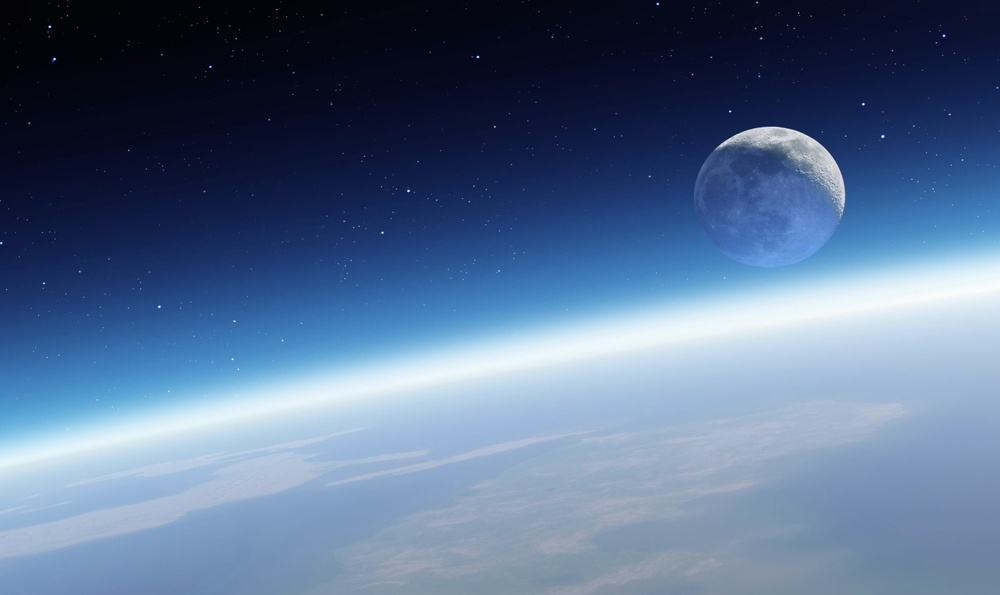
#> input picture test.jpg, 1000 x 595 px, shrunk from 1640 x 976 before the run
$ python test01.py   (Python 2 division)
#> lines starting #> are read from the running program, lines starting #| are printed output that depends on the picture
#!/usr/bin/env python
# coding=utf-8
import cv2
import numpy as np
from matplotlib import pyplot as plt
img = cv2.imread('test.jpg')
#> img is the input picture: shape (595, 1000, 3); mean B, G, R 142.5, 109.6, 86.8
print img.shape
#| (595, 1000, 3)
b,g,r = cv2.split(img)
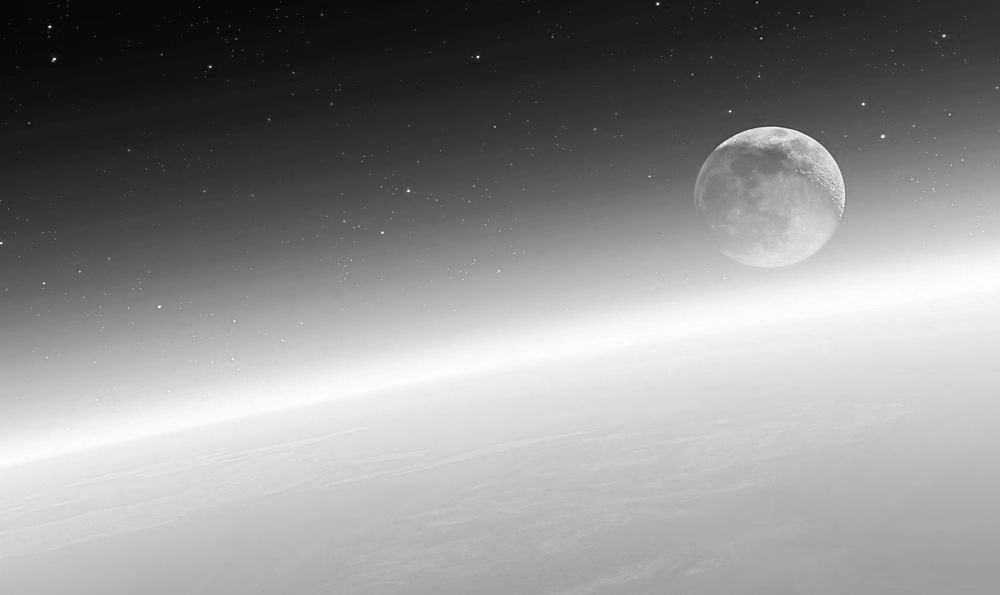
#> b: shape (595, 1000); min 2, max 255, mean 142.5
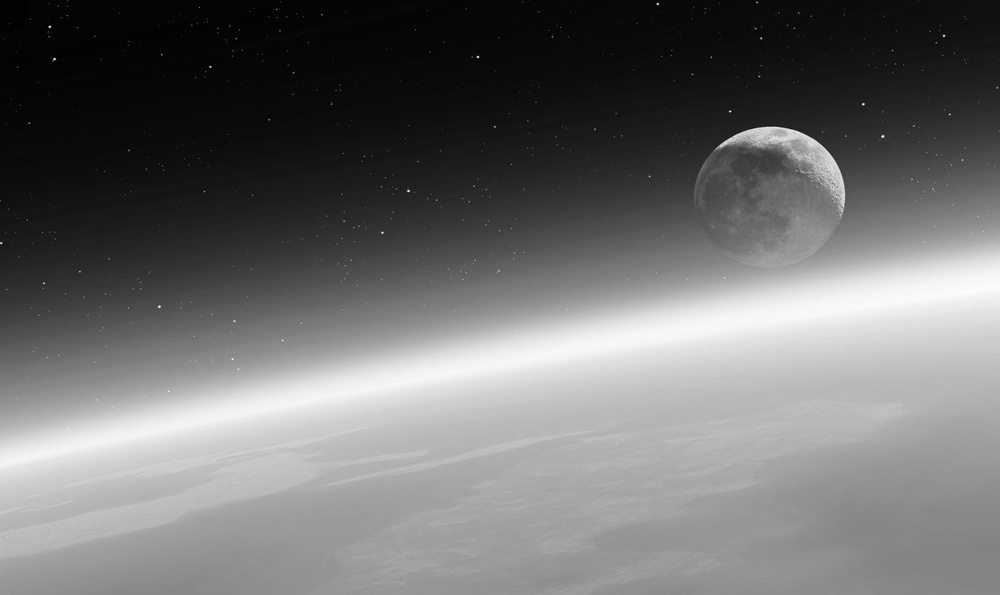
#> g: shape (595, 1000); min 0, max 254, mean 109.6
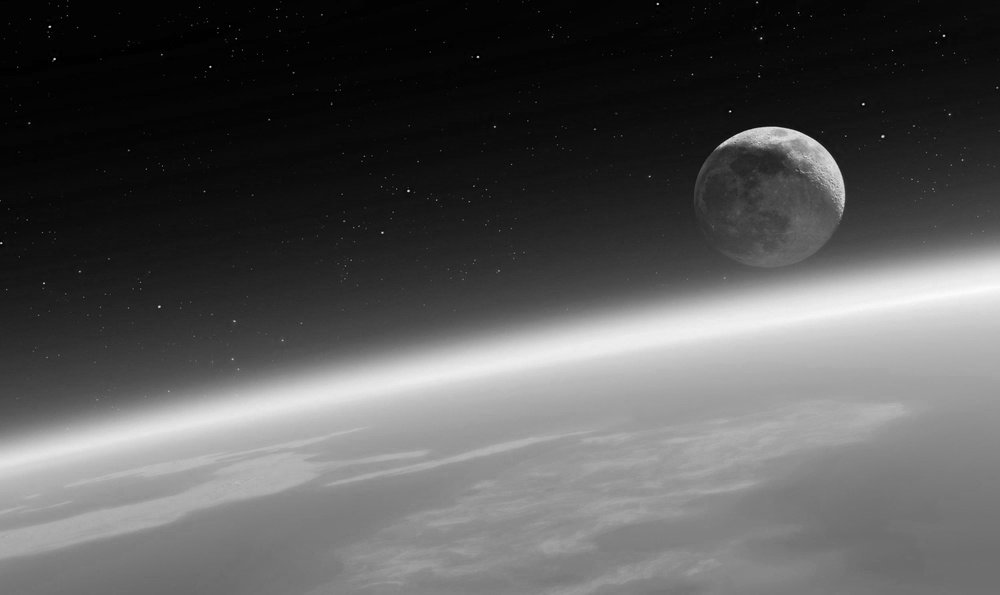
#> r: shape (595, 1000); min 0, max 252, mean 86.8
img2 = cv2.merge([r,g,b])
plt.imshow(img2)
plt.xticks([]),plt.yticks([])
plt.show()
